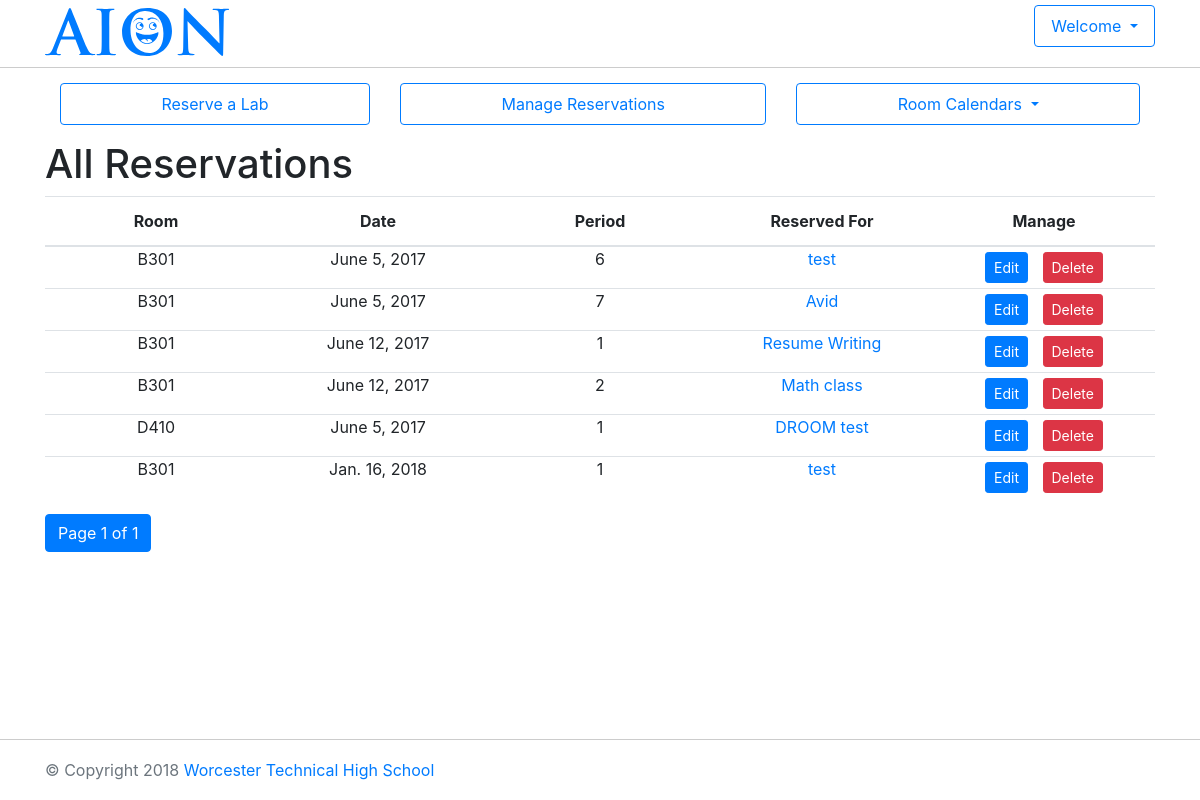
Screenshot of /labreserve/bookings/manage/ (signed in) with the database file from the repository.
### labreserve/models.py (models this page shows, shortened)
class Booking(models.Model):
    periods = (
        (1, '1st Period'),
        (2, '2nd Period'),
        (3, '3rd Period'),
        (4, '4th Period'),
        (5, '5th Period'),
        (6, '6th Period'),
        (7, '7th Period'),
        (8, '8th Period'),
    )
    room = models.ForeignKey(Room, on_delete=models.CASCADE)
    booking_owner = models.ForeignKey(User)
    booking_date = models.DateField(('Reservation Date'))#, default=date.today )
    booking_client = models.CharField(('Reserved For'), max_length=200)
    booking_period = models.IntegerField(('Period'), choices=periods, default=1)
    class Meta:
        unique_together = [
            ("booking_date", "booking_period", "room")
        ]
        default_permissions = ('add', 'change', 'delete', 'view')
    def get_absolute_url(self):
        return reverse('booking-detail', args=[str(self.id)])

class Room(models.Model):
    room_text = models.CharField(max_length=10)
    room_no_of_computers = models.IntegerField(default=0)
    room_description = models.CharField(max_length=200)
    room_has_projector = models.BooleanField(default=False)
    class Meta:
        permissions = (('room_admin', 'Can Add, Edit, Delete Rooms'),)
    def __str__(self):
        return self.room_text

### labreserve/views.py (the view)
# urls.py: url(r'bookings/manage/$', views.manageBookings, name='booking_manage'),
@login_required
def manageBookings(request):
    booking_list = Booking.objects.filter( booking_owner = request.user ) #Booking.objects.all()
    paginator = Paginator(booking_list, 10)
    page = request.GET.get('page', 1)
    try:
      bookings = paginator.page(page)
    except PageNotAnInteger:
      bookings = paginator.page(1)
    except EmptyPage:
      bookings = paginator.page(paginator.num_pages)
    return render(request, 'labreserve/booking_manage.html', {'bookings': bookings})

### labreserve/templates/labreserve/booking_manage.html (shortened to what this page needs)
{% extends "base.html" %}
{% block content %}
    <h1>All Reservations</h1>
    {% if bookings %}
    <table class="table">
      <thead>
        <th scope="col">Room</th>
        <th scope="col">Date</th>
        <th scope="col">Period</th>
        <th scope="col">Reserved For</th>
        <th scope="col">Manage</th>
      </thead>
      <tbody>
      {% for booking in bookings %}
        <tr>
          <td>{{ booking.room }}</td>
          <td>{{ booking.booking_date }}</td>
          <td>{{ booking.booking_period }}</td>
          <td><a href="{{ booking.get_absolute_url }}">{{ booking.booking_client }}</a></td>
          <td class="booking-controls">
            <a class="btn btn-sm btn-primary" href="{{ booking.get_absolute_url }}/update/">Edit</a>
            <a class="btn btn-sm btn-danger" href="{{ booking.get_absolute_url }}/delete/">Delete</a>
          </td>
        </tr>
      {% endfor %}
      </tbody>
    </table>
    {% else %}
      <p>You have no reservations in the system.</p>
    {% endif %}
  <nav aria-label="Page navigation">
    <ul class="pagination">
          <li class="page-item active">
            <span class="page-link">
              Page {{ bookings.number }} of {{ bookings.paginator.num_pages }}
            </span>
          </li>
    </ul>
  </nav>
{% endblock %}

### labreserve/static/labreserve/style.css (style rules this page uses)
html { position: relative; min-height: 100%; }
body { margin-bottom: 60px; }
.table>tbody>tr>td, .table>tbody>tr>th, .table>tfoot>tr>td, .table>tfoot>tr>th, .table>thead>tr>td, .table>thead>tr>th { text-align: center; width:20%; }
.table>tbody>tr>td, .table>tbody>tr>th { padding:0; }
.booking-controls { white-space: nowrap; }
.booking-controls a { margin: 5px }
.pagination { padding-bottom:15px; }

### rows the page displays
Booking: room "B301", booking_date "June 5, 2017", booking_period "6", booking_client "test"
Booking: room "B301", booking_date "June 5, 2017", booking_period "7", booking_client "Avid"
Booking: room "B301", booking_date "June 12, 2017", booking_period "1", booking_client "Resume Writing"
Booking: room "B301", booking_date "June 12, 2017", booking_period "2", booking_client "Math class"
Booking: room "D410", booking_date "June 5, 2017", booking_period "1", booking_client "DROOM test"
Booking: room "B301", booking_date "Jan. 16, 2018", booking_period "1", booking_client "test"

### other values shown
{{ bookings.number }} "1"
{{ bookings.paginator.num_pages }} "1"
